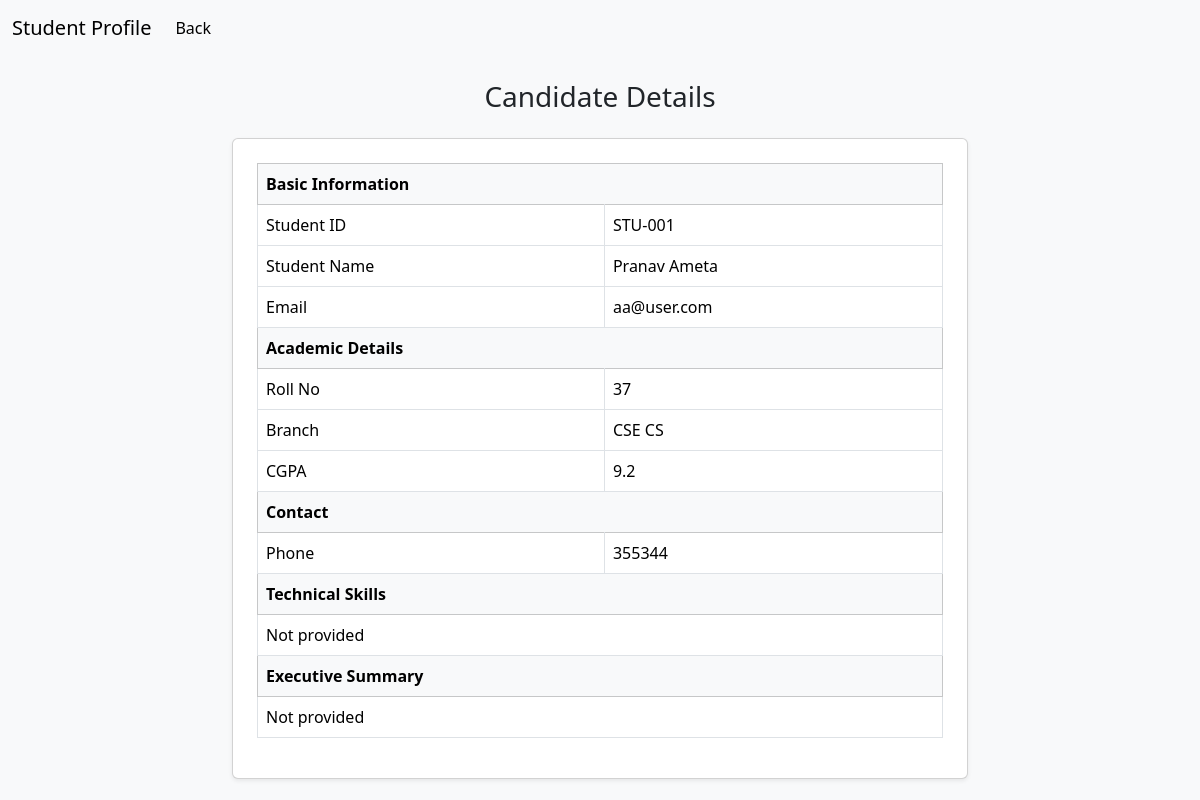
The app's page /student/profile/2 (signed in) with its own data.
### application/models.py (models this page shows)
class StudentProfile(db.Model):
    __tablename__ = "student_profile"
    id = db.Column(db.Integer(), primary_key=True)
    user_id = db.Column(db.Integer(), db.ForeignKey('user.id'))
    name = db.Column(db.String())
    cgpa = db.Column(db.Float())
    roll_no = db.Column(db.String())
    contact_no = db.Column(db.String())
    branch = db.Column(db.String())
    summary = db.Column(db.String())
    skills = db.Column(db.String())

class User(db.Model):
    __tablename__ = "user"
    id = db.Column(db.Integer(), primary_key=True)
    username = db.Column(db.String(), unique=True, nullable=False)
    email = db.Column(db.String(), unique=True, nullable=False)
    password = db.Column(db.String(), nullable=False)
    role = db.Column(db.String(), nullable=False)
    status = db.Column(db.String(), default="active")

### application/controllers.py (the view)
@app.route("/student/profile/<int:user_id>")
def view_student_profile(user_id):
    user = User.query.get(user_id)
    profile = StudentProfile.query.filter_by(user_id=user_id).first()
    return render_template(
        "view_profile.html",
        user=user,
        profile=profile)

### templates/view_profile.html (shortened to what this page needs)
<!DOCTYPE html>
<html lang="en">
<head>
    <link rel="stylesheet" href="/static/style.css">
    <link href="https://cdn.jsdelivr.net/npm/bootstrap@5.3.8/dist/css/bootstrap.min.css" rel="stylesheet">
</head>
<body>
<body class="bg-light">
<nav class="navbar navbar-expand-lg bg-body-tertiary">
    <div class="container-fluid">
        <a class="navbar-brand">Student Profile</a>
        <ul class="navbar-nav me-auto">
            <li class="nav-item">
                <a class="nav-link active"
                    href="{% if session.get('role') == 'admin' %}
                                /admin/students
                        {% elif session.get('role') == 'company' %}
                                /company/dashboard
                        {% else %}
                                /student/dashboard
                        {% endif %}">
                    Back
                    </a>
            </li>
        </ul>
    </div>
</nav>
<div class="container py-4">
    <div class="row justify-content-center">
        <div class="col-lg-8">
            <h3 class="text-center mb-4">Candidate Details</h3>
            <div class="card shadow-sm p-4">
                <table class="table table-bordered align-middle">
                    <tr class="table-light">
                        <th colspan="2">Basic Information</th>
                    </tr>
                    <tr>
                        <td>Student ID</td>
                        <td>STU-{{ "%03d"|format(profile.user_id - 1) }}</td>
                    </tr>
                    <tr>
                        <td>Student Name</td>
                        <td>{{ profile.name }}</td>
                    </tr>
                    <tr>
                        <td>Email</td>
                        <td>{{ user.email }}</td>
                    </tr>
                    <tr class="table-light">
                        <th colspan="2">Academic Details</th>
                    </tr>
                    <tr>
                        <td>Roll No</td>
                        <td>{{ profile.roll_no }}</td>
                    </tr>
                    <tr>
                        <td>Branch</td>
                        <td>{{ profile.branch }}</td>
                    </tr>
                    <tr>
                        <td>CGPA</td>
                        <td>{{ profile.cgpa }}</td>
                    </tr>
                    <tr class="table-light">
                        <th colspan="2">Contact</th>
                    </tr>
                    <tr>
                        <td>Phone</td>
                        <td>{{ profile.contact_no or "Not provided" }}</td>
                    </tr>
                    <tr class="table-light">
                        <th colspan="2">Technical Skills</th>
                    </tr>
                    <tr>
                        <td colspan="2">{{ profile.skills or "Not provided" }}</td>
                    </tr>
                    <tr class="table-light">
                        <th colspan="2">Executive Summary</th>
                    </tr>
                    <tr>
                        <td colspan="2">{{ profile.summary or "Not provided" }}</td>
                    </tr>
                </table>
            </div>
        </div>
    </div>
</div>
</body>
</html>

### static/style.css (style rules this page uses)
* { margin:0px; }

### records on screen
StudentProfile: name "Pranav Ameta", roll_no "37", branch "CSE CS", cgpa "9.2", contact_no "355344", skills "Not provided", summary "Not provided"
User: email "aa@user.com"

### other values on screen
{{ "%03d"|format(profile.user_id - 1) }} "001"
